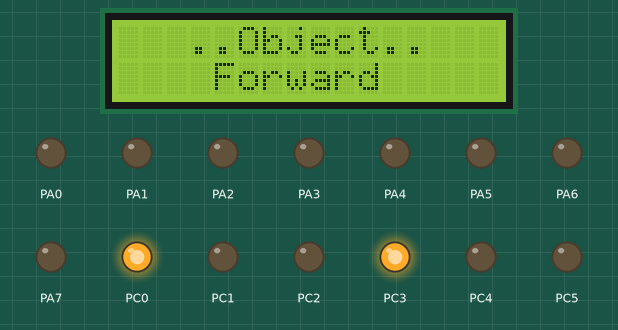
The program below on a simulated ATmega16, built with avr-gcc and emulated at 1 MHz. On the bench: 16×2 character LCD, output pins drawn as LEDs (lit = HIGH). Wiring (inferred from the signals the program sends): character LCD (HD44780): RS PD0; E PD2; data PD4, PD5, PD6, PD7. Pins used as bus, display or sensor lines are not drawn.

Above: at 0.4 s.
Timing chart, 0 to 1.9 s (numbered marks = the images above):
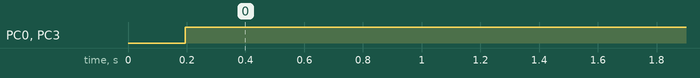

Measured:
- by itself, PC0, PC3: LOW → HIGH at 0.19 s

The program:

main.c
```c
/*
 * P11_IR_Sensor_DC_Motors.c
 *
 * Created: 26-03-2021 19:22:28
 * Author : Jervis
 */


#define F_CPU 1000000UL
#include <avr/io.h>
#include <string.h>
#include <util/delay.h>

#define lcd PORTD

lcd_init()
{
	lcd_cmd(0x02);
	lcd_cmd(0x28);
	lcd_cmd(0x0c);
}

lcd_cmd(int x)
{
	lcd=(x&0xf0)+0x04;
	_delay_ms(2);
	lcd=lcd-0x04;
	lcd=((x<<4)&0xf0)+0x04;
	_delay_ms(2);
	lcd=lcd-0x04;
}

lcd_data(int x)
{
	lcd=(x&0xf0)+0x05;
	_delay_ms(2);
	lcd=lcd-0x04;
	lcd=((x<<4)&0xf0)+0x05;
	_delay_ms(2);
	lcd=lcd-0x04;
}
string_data(char *str){
	int i = 0;
	for(i=0; i<=strlen(str) ; i++){
		lcd_data(str[i]);
		_delay_ms(8);
		lcd_cmd(0x06);
	}
}

char arr[11] = "0123456789";
number_data(int number){
	int i;
	if(number>0)
	{
		i=number%10;
		number=number/10;

		number_data(number);
		lcd_data(arr[i]);
		lcd_cmd(0x06);
		_delay_ms(10);
	}
}


int main(void)
{
	DDRC = DDRD = 0xff;
	DDRA = 0xff;

	lcd_init();
	while(1){

	lcd_cmd(0x83);
	string_data("..Object..");

	while(PINA == 0x01)
	{
		PORTC = 0x00;
		lcd_cmd(0x01);
		lcd_data(0xc0);
		string_data("Detected Stoping");
		_delay_ms(100);

		PORTC = 0x06;
		lcd_cmd(0x01);
		lcd_data(0xc3);
		string_data(" Backward ");
		_delay_ms(1000);

		PORTC = 0x08;
		lcd_cmd(0x01);
		lcd_data(0xc3);
		string_data("Right");
		_delay_ms(1000);
		lcd_cmd(0x01);
		_delay_ms(10);
	}

	PORTC = 0x09;
	lcd_cmd(0xc3);
	string_data(" Forward ");
	}
}
```
